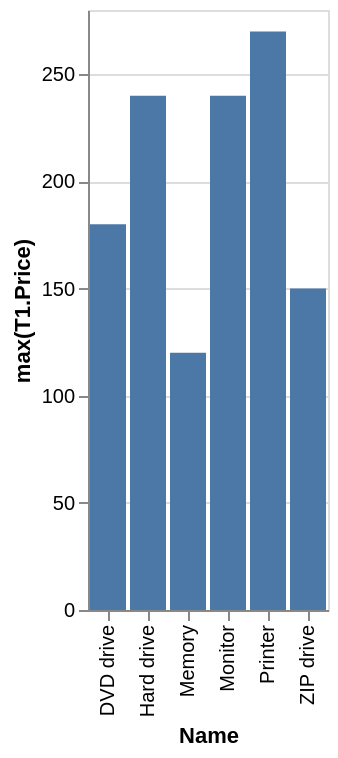

Write a Vega-Lite specification for this figure.
### Vega-Lite specification from a JSON file in a GitHub repository (floating-point values rounded to 4 significant figures)
{"data": {"values": [{"x_data": "DVD drive", "y_data": 180}, {"x_data": "Hard drive", "y_data": 240}, {"x_data": "Memory", "y_data": 120}, {"x_data": "Monitor", "y_data": 240}, {"x_data": "Printer", "y_data": 270}, {"x_data": "ZIP drive", "y_data": 150}]}, "mark": "bar", "encoding": {"x": {"field": "x_data", "type": "nominal", "title": "Name", "sort": "ascending"}, "y": {"field": "y_data", "type": "quantitative", "title": "max(T1.Price)"}}}
